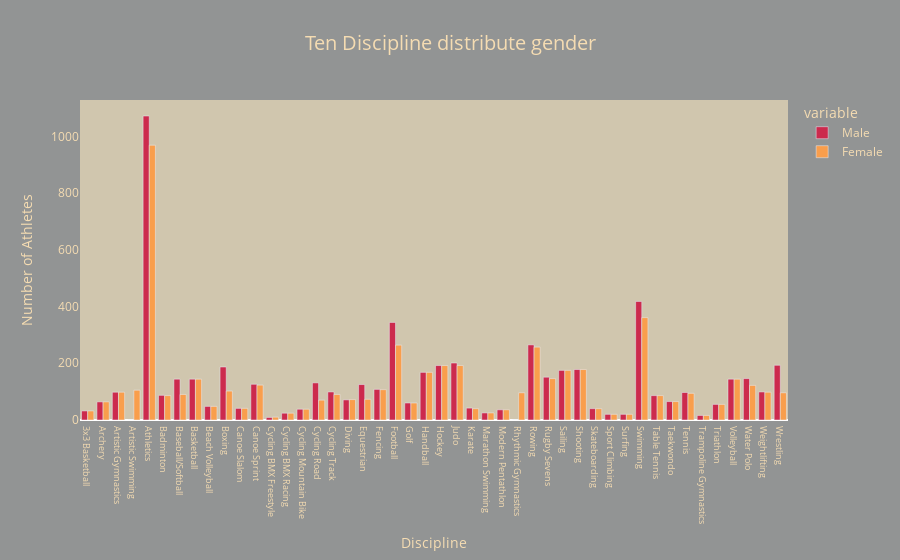

Notebook code cell kept with this figure:
### Code cell
fig = px.bar(gender_df, x='Discipline' , y=['Male','Female'], 
    barmode='group', 
    title="Ten Discipline distribute gender", 
    labels={"x":"Discipline","value":"Number of Athletes"}, 
    color_discrete_sequence=["#CC2A4D", "#F99E4C"])

fig.update_layout(
title_font_color="#F5DCB2",paper_bgcolor="#929494",title_font_size=20,title_x=.5,font_color="#F5DCB2",
    plot_bgcolor="#D0C6AE")
fig.update_yaxes(showgrid=False, color="#F5DCB2")
fig.update_xaxes(tickfont_size=9,color="#F5DCB2")
fig.update_traces(textfont_size=10)
fig.show()

### Figure 1 — Plotly figure (JSON) as saved in the notebook; plotly's stock layout.template omitted (floating-point values rounded to 4 significant figures)
{"data": [{"alignmentgroup": "True", "hovertemplate": "variable=Male<br>Discipline=%{x}<br>Number of Athletes=%{y}<extra></extra>", "legendgroup": "Male", "marker": {"color": "#CC2A4D", "pattern": {"shape": ""}}, "name": "Male", "offsetgroup": "Male", "orientation": "v", "showlegend": true, "textfont": {"size": 10}, "textposition": "auto", "type": "bar", "x": ["3x3 Basketball", "Archery", "Artistic Gymnastics", "Artistic Swimming", "Athletics", "Badminton", "Baseball/Softball", "Basketball", "Beach Volleyball", "Boxing", "Canoe Slalom", "Canoe Sprint", "Cycling BMX Freestyle", "Cycling BMX Racing", "Cycling Mountain Bike", "Cycling Road", "Cycling Track", "Diving", "Equestrian", "Fencing", "Football", "Golf", "Handball", "Hockey", "Judo", "Karate", "Marathon Swimming", "Modern Pentathlon", "Rhythmic Gymnastics", "Rowing", "Rugby Sevens", "Sailing", "Shooting", "Skateboarding", "Sport Climbing", "Surfing", "Swimming", "Table Tennis", "Taekwondo", "Tennis", "Trampoline Gymnastics", "Triathlon", "Volleyball", "Water Polo", "Weightlifting", "Wrestling"], "xaxis": "x", "y": [32, 64, 98, 0, 1072, 87, 144, 144, 48, 187, 41, 126, 9, 24, 38, 131, 99, 71, 125, 108, 344, 60, 168, 192, 201, 42, 25, 36, 0, 265, 151, 175, 178, 40, 20, 20, 418, 86, 65, 97, 16, 55, 144, 146, 99, 193], "yaxis": "y"}, {"alignmentgroup": "True", "hovertemplate": "variable=Female<br>Discipline=%{x}<br>Number of Athletes=%{y}<extra></extra>", "legendgroup": "Female", "marker": {"color": "#F99E4C", "pattern": {"shape": ""}}, "name": "Female", "offsetgroup": "Female", "orientation": "v", "showlegend": true, "textfont": {"size": 10}, "textposition": "auto", "type": "bar", "x": ["3x3 Basketball", "Archery", "Artistic Gymnastics", "Artistic Swimming", "Athletics", "Badminton", "Baseball/Softball", "Basketball", "Beach Volleyball", "Boxing", "Canoe Slalom", "Canoe Sprint", "Cycling BMX Freestyle", "Cycling BMX Racing", "Cycling Mountain Bike", "Cycling Road", "Cycling Track", "Diving", "Equestrian", "Fencing", "Football", "Golf", "Handball", "Hockey", "Judo", "Karate", "Marathon Swimming", "Modern Pentathlon", "Rhythmic Gymnastics", "Rowing", "Rugby Sevens", "Sailing", "Shooting", "Skateboarding", "Sport Climbing", "Surfing", "Swimming", "Table Tennis", "Taekwondo", "Tennis", "Trampoline Gymnastics", "Triathlon", "Volleyball", "Water Polo", "Weightlifting", "Wrestling"], "xaxis": "x", "y": [32, 64, 98, 105, 969, 86, 90, 144, 48, 102, 41, 123, 10, 24, 38, 70, 90, 72, 73, 107, 264, 60, 168, 192, 192, 40, 25, 36, 96, 257, 146, 175, 178, 40, 20, 20, 361, 86, 65, 94, 16, 55, 144, 122, 98, 96], "yaxis": "y"}], "layout": {"barmode": "group", "font": {"color": "#F5DCB2"}, "legend": {"title": {"text": "variable"}, "tracegroupgap": 0}, "paper_bgcolor": "#929494", "plot_bgcolor": "#D0C6AE", "title": {"font": {"color": "#F5DCB2", "size": 20}, "text": "Ten Discipline distribute gender", "x": 0.5}, "xaxis": {"anchor": "y", "color": "#F5DCB2", "domain": [0, 1], "tickfont": {"size": 9}, "title": {"text": "Discipline"}}, "yaxis": {"anchor": "x", "color": "#F5DCB2", "domain": [0, 1], "showgrid": false, "title": {"text": "Number of Athletes"}}}}
